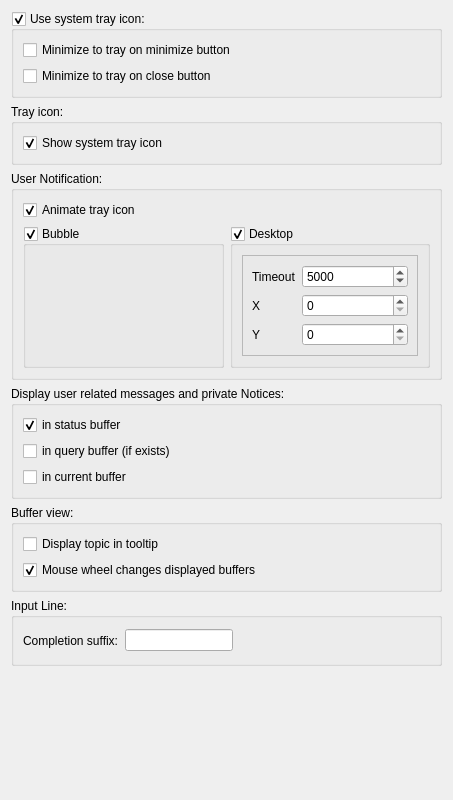
<ui version="4.0" >
 <class>GeneralSettingsPage</class>
 <widget class="QWidget" name="GeneralSettingsPage" >
  <property name="geometry" >
   <rect>
    <x>0</x>
    <y>0</y>
    <width>453</width>
    <height>800</height>
   </rect>
  </property>
  <property name="windowTitle" >
   <string>Form</string>
  </property>
  <layout class="QVBoxLayout" name="verticalLayout_2" >
   <item>
    <widget class="QGroupBox" name="useSystemTrayIcon" >
     <property name="title" >
      <string>Use system tray icon:</string>
     </property>
     <property name="checkable" >
      <bool>true</bool>
     </property>
     <layout class="QVBoxLayout" >
      <item>
       <widget class="QCheckBox" name="minimizeOnMinimize" >
        <property name="text" >
         <string>Minimize to tray on minimize button</string>
        </property>
       </widget>
      </item>
      <item>
       <widget class="QCheckBox" name="minimizeOnClose" >
        <property name="text" >
         <string>Minimize to tray on close button</string>
        </property>
       </widget>
      </item>
     </layout>
    </widget>
   </item>
   <item>
    <widget class="QGroupBox" name="macOnly" >
     <property name="title" >
      <string>Tray icon:</string>
     </property>
     <layout class="QHBoxLayout" >
      <item>
       <widget class="QCheckBox" name="showSystemTrayIcon" >
        <property name="text" >
         <string>Show system tray icon</string>
        </property>
        <property name="checked" >
         <bool>true</bool>
        </property>
       </widget>
      </item>
     </layout>
    </widget>
   </item>
   <item>
    <widget class="QGroupBox" name="groupBox_3" >
     <property name="title" >
      <string>User Notification:</string>
     </property>
     <layout class="QGridLayout" >
      <item row="2" column="0" >
       <widget class="QGroupBox" name="bubbleBox" >
        <property name="title" >
         <string>Bubble</string>
        </property>
        <property name="checkable" >
         <bool>true</bool>
        </property>
        <layout class="QVBoxLayout" name="verticalLayout" />
       </widget>
      </item>
      <item row="2" column="1" >
       <widget class="QGroupBox" name="desktopBox" >
        <property name="title" >
         <string>Desktop</string>
        </property>
        <property name="checkable" >
         <bool>true</bool>
        </property>
        <layout class="QVBoxLayout" name="verticalLayout_2" >
         <item>
          <widget class="QFrame" name="desktopFrame" >
           <property name="frameShape" >
            <enum>QFrame::StyledPanel</enum>
           </property>
           <property name="frameShadow" >
            <enum>QFrame::Raised</enum>
           </property>
           <layout class="QFormLayout" name="formLayout" >
            <item row="0" column="0" >
             <widget class="QLabel" name="timeout_label" >
              <property name="text" >
               <string>Timeout</string>
              </property>
             </widget>
            </item>
            <item row="0" column="1" >
             <widget class="QSpinBox" name="timeout_value" >
              <property name="minimum" >
               <number>-1</number>
              </property>
              <property name="maximum" >
               <number>100000</number>
              </property>
              <property name="value" >
               <number>5000</number>
              </property>
             </widget>
            </item>
            <item row="1" column="0" >
             <widget class="QLabel" name="x_label" >
              <property name="text" >
               <string>X</string>
              </property>
             </widget>
            </item>
            <item row="2" column="0" >
             <widget class="QLabel" name="y_label" >
              <property name="text" >
               <string>Y</string>
              </property>
             </widget>
            </item>
            <item row="1" column="1" >
             <widget class="QSpinBox" name="x_value" >
              <property name="maximum" >
               <number>10000</number>
              </property>
             </widget>
            </item>
            <item row="2" column="1" >
             <widget class="QSpinBox" name="y_value" >
              <property name="maximum" >
               <number>10000</number>
              </property>
             </widget>
            </item>
           </layout>
          </widget>
         </item>
        </layout>
       </widget>
      </item>
      <item row="1" column="0" >
       <widget class="QCheckBox" name="animateTrayIcon" >
        <property name="text" >
         <string>Animate tray icon</string>
        </property>
        <property name="checked" >
         <bool>true</bool>
        </property>
       </widget>
      </item>
     </layout>
    </widget>
   </item>
   <item>
    <widget class="QGroupBox" name="groupBox" >
     <property name="title" >
      <string>Display user related messages and private Notices:</string>
     </property>
     <layout class="QVBoxLayout" >
      <item>
       <widget class="QCheckBox" name="userMessagesInStatusBuffer" >
        <property name="enabled" >
         <bool>true</bool>
        </property>
        <property name="text" >
         <string>in status buffer</string>
        </property>
        <property name="checked" >
         <bool>true</bool>
        </property>
       </widget>
      </item>
      <item>
       <widget class="QCheckBox" name="userMessagesInQueryBuffer" >
        <property name="enabled" >
         <bool>true</bool>
        </property>
        <property name="text" >
         <string>in query buffer (if exists)</string>
        </property>
       </widget>
      </item>
      <item>
       <widget class="QCheckBox" name="userMessagesInCurrentBuffer" >
        <property name="enabled" >
         <bool>true</bool>
        </property>
        <property name="text" >
         <string>in current buffer</string>
        </property>
       </widget>
      </item>
     </layout>
    </widget>
   </item>
   <item>
    <widget class="QGroupBox" name="groupBox_2" >
     <property name="title" >
      <string>Buffer view:</string>
     </property>
     <layout class="QVBoxLayout" >
      <item>
       <widget class="QCheckBox" name="displayTopicInTooltip" >
        <property name="text" >
         <string>Display topic in tooltip</string>
        </property>
       </widget>
      </item>
      <item>
       <widget class="QCheckBox" name="mouseWheelChangesBuffers" >
        <property name="text" >
         <string>Mouse wheel changes displayed buffers</string>
        </property>
        <property name="checked" >
         <bool>true</bool>
        </property>
       </widget>
      </item>
     </layout>
    </widget>
   </item>
   <item>
    <widget class="QGroupBox" name="inputLineGroup" >
     <property name="toolTip" >
      <string>The suffix appended to a nick on completion via TAB. Default is ": "</string>
     </property>
     <property name="title" >
      <string>Input Line:</string>
     </property>
     <layout class="QVBoxLayout" name="verticalLayout" >
      <item>
       <layout class="QHBoxLayout" name="horizontalLayout" >
        <item>
         <widget class="QLabel" name="completionSuffixDesc" >
          <property name="text" >
           <string>Completion suffix:</string>
          </property>
         </widget>
        </item>
        <item>
         <widget class="QLineEdit" name="completionSuffix" >
          <property name="sizePolicy" >
           <sizepolicy vsizetype="Fixed" hsizetype="Preferred" >
            <horstretch>0</horstretch>
            <verstretch>0</verstretch>
           </sizepolicy>
          </property>
         </widget>
        </item>
        <item>
         <spacer name="horizontalSpacer" >
          <property name="orientation" >
           <enum>Qt::Horizontal</enum>
          </property>
          <property name="sizeType" >
           <enum>QSizePolicy::MinimumExpanding</enum>
          </property>
          <property name="sizeHint" stdset="0" >
           <size>
            <width>157</width>
            <height>27</height>
           </size>
          </property>
         </spacer>
        </item>
       </layout>
      </item>
     </layout>
    </widget>
   </item>
   <item>
    <spacer>
     <property name="orientation" >
      <enum>Qt::Vertical</enum>
     </property>
     <property name="sizeHint" stdset="0" >
      <size>
       <width>20</width>
       <height>40</height>
      </size>
     </property>
    </spacer>
   </item>
  </layout>
 </widget>
 <resources/>
 <connections/>
</ui>
